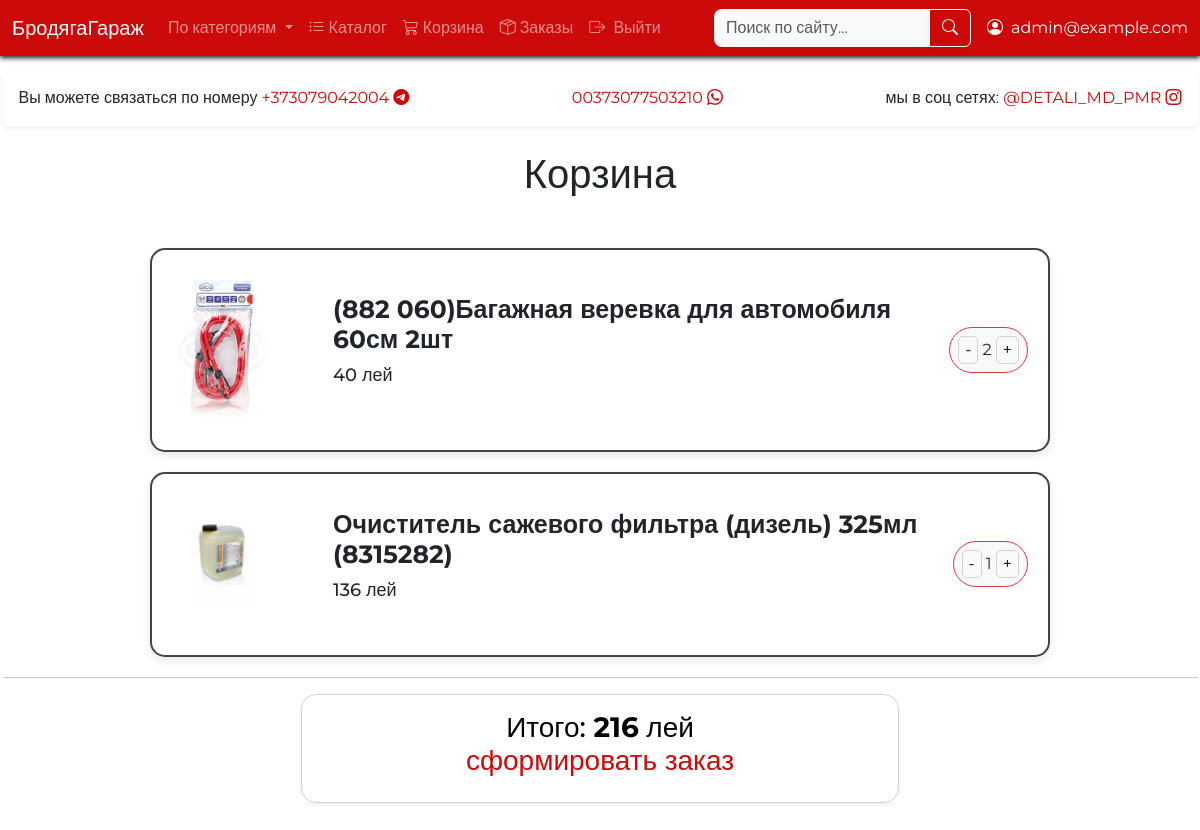
The page /cart (signed in) on the database its author committed.
### users/models.py (models this page shows)
class User(AbstractUser):
	pass

### main/models.py (models this page shows)
class In_Basket(models.Model):
    basket = models.ForeignKey(Basket, related_name="basket_of_user", on_delete=models.CASCADE)
    prodcut = models.ForeignKey(Product, related_name='product_of_user', on_delete=models.CASCADE)
    quantity = models.PositiveIntegerField(default=1)

class Product(models.Model):
    title = models.CharField(max_length=30)
    price = models.PositiveIntegerField(default=0)
    image = models.ImageField(upload_to='photos')
    brand = models.CharField(max_length=50, null=True, blank=True)
    article = models.CharField(max_length=100, null=True, blank=True)
    description = models.TextField(null=True, blank=True)
    category = models.ForeignKey(Category, on_delete=models.SET_NULL, null=True, blank=True)
    similar_products = models.ManyToManyField('self', blank=True)

### main/views.py (the view)
# urls.py: path('cart',cart,name="cart"),
@login_required
def cart(request):
    basket = Basket.objects.get(user=request.user)
    items = In_Basket.objects.filter(basket=basket)
    total_price = sum(item.prodcut.price * item.quantity for item in items)
    return render(request, 'cart.html', {
        'items': items,
        'basket': basket,
        'total_price': total_price,
    })

### main/context_processors.py (called while the page is built)
def categories_processor(request):
    return {
        'categories': Category.objects.prefetch_related('children__children').all()
    }

### main/templates/cart.html
{% extends 'base.html' %}
{% block content %}
{% load humanize %}
<h1 class="d-flex justify-content-center my-0">Корзина</h1>
<div class="cart-card-wrapper">
	{% for product in items %}
	<div class="cart-card">
		<img src="{{ product.prodcut.image.url }}" class="cart-img" alt="...">
		<div class="card-body">
			<h3 class="cart-title">{{ product.prodcut.title }}</h3>
			<p class="cart-text">{{ product.prodcut.price }} лей</p>
		</div>
		<div class="cart-counter">
			<div class="border border-danger border-6 rounded-pill bg-light p-2">
				<a href="{% url 'decrease' basket.id product.prodcut.id %}"><button>-</button></a>
				{{ product.quantity }}
				<a href="{% url 'increase' basket.id product.prodcut.id %}"><button>+</button></a>
			</div>
		</div>
	</div>
	{% endfor %}
</div>
{% if items.count > 0 %}
	<hr>
	<button class="catalog-nav cb_btn mb-5 underline-animation shadow-sm p-3">
        <h3 class="text-center">
		    Итого: <strong>{{ total_price|intcomma }}</strong> лей
		<a href="{% url 'checkout' %}">сформировать заказ</a>
    	</h3>
    </button>
{% else %}
	<h1 class="d-flex justify-content-center my-4"><b>ваша корзина пуста</b></h1>
{% endif %}
{% endblock %}

### main/templates/base.html (shortened to what this page needs)
<!DOCTYPE html>
<html lang="en">
<head>
    {%load static%}
    <link href="https://cdn.jsdelivr.net/npm/bootstrap@5.3.6/dist/css/bootstrap.min.css" rel="stylesheet"
>
    <link rel="stylesheet" href="{%static 'main.css' %}">
    <link rel="stylesheet" href="https://cdn.jsdelivr.net/npm/bootstrap-icons@1.10.5/font/bootstrap-icons.css">
    <link href="https://cdn.jsdelivr.net/npm/bootstrap-icons@1.10.5/font/bootstrap-icons.css" rel="stylesheet">
</head>
<body style="background: url('{% static "4374.jpg" %}') no-repeat center center fixed; background-size: cover;">
    <nav class="navbar navbar-expand-lg fixed-top navbar-dark RED">
        <div class="container-fluid">
            <a class="navbar-brand" href="{% url 'main' %}">БродягаГараж</a>
            <div class="collapse navbar-collapse" id="navbarTogglerDemo03">
                <ul class="navbar-nav me-auto mb-2 mb-lg-0  d-flex flex-row align-items-center">
                    <li class="nav-item dropdown d-none d-lg-block">
                        <a class="nav-link dropdown-toggle" href="#" id="catalogDropdown" role="button"
                            data-bs-toggle="dropdown" aria-expanded="false">
                            По категориям
                        </a>
                    </li>
                    <li class="nav-item dropdown d-none d-lg-block">
                        <a class="nav-link" role="button" href="{% url 'all_categories' %}"><i class="bi bi-list-ul me-1"></i>Каталог</a>
                    </li>
                    {% if user.is_authenticated %}
                    <li class="nav-item d-none d-lg-block">
                        <a class="nav-link" href="{% url 'cart' %}">
                            <i class="bi bi-cart3 me-1"></i>Корзина
                        </a>
                    </li>
                    <li class="nav-item d-none d-lg-block">
                        <a class="nav-link" href="{% url 'order_list' %}">
                            <i class="bi bi-box-seam me-1"></i>Заказы
                        </a>
                    </li>
                    {% endif %}
                    {% if user.is_authenticated %}
                    <li class="nav-item">
                        <form action="{% url 'logout' %}" method="post" class="d-inline">
                            <button type="submit" class="nav-link " style="text-decoration: none; border: none;">
                                <i class="bi bi-box-arrow-right me-1"></i> Выйти
                            </button>
                        </form>
                    </li>
                    {% else %}
                    <li class="nav-item">
                        <a class="btn btn-outline-light" href="{% url 'login' %}">
                            <i class="bi bi-box-arrow-in-right me-1"></i>Войти
                        </a>
                    </li>
                    {% endif %}
                </ul>
                <div class="d-none d-lg-flex align-items-center">
                    <form class="d-flex me-3" role="search" action="{% url 'search' %}" method="get">
                        <div class="input-group">
                            <input type="search" name="q" class="form-control bg-light border-0 shadow-sm"
                                placeholder="Поиск по сайту..." aria-label="Поиск" />
                            <button class="btn btn-outline-light shadow-sm" type="submit">
                                <i class="bi bi-search"></i>
                            </button>
                        </div>
                    </form>
                    {% if user.is_authenticated %}
                    <span class="text-white d-flex align-items-center">
                        <i class="bi bi-person-circle me-2"></i>{{ user.email }}
                    </span>
                    {% endif %}
                </div>
            </div>
        </div>
    </nav>
    <div class="container2">
<div class="catalog-nav d-flex justify-content-between align-items-center rounded shadow-sm p-3 mb-4">
    <div>
        Вы можете связаться по номеру
        <a href="#" onclick="copyToClipboard('+373079042004')" title="Нажмите, чтобы скопировать">
            +373079042004 <i class="bi bi-telegram"></i>
        </a>
    </div>
    <div>
        <a href="#" onclick="copyToClipboard('00373077503210')" title="Нажмите, чтобы скопировать">
            00373077503210 <i class="bi bi-whatsapp"></i>
        </a>
    </div>
    <div>
        мы в соц сетях:
        <a href="#" onclick="copyToClipboard('@DETALI_MD_PMR')" title="Нажмите, чтобы скопировать">
            @DETALI_MD_PMR <i class="bi bi-instagram"></i>
        </a>
    </div>
</div>
            {%block content%}
            {% endblock %}
        </div>
</body>
</html>

### main/static/main.css (style rules this page uses)
html { box-sizing: border-box; }
*, *::after, *::before { box-sizing: inherit; }
body { font-family: 'Montserrat', sans-serif; }
ul, ol { padding: 0; margin: 0; list-style: none; }
ul[class] { list-style: none; }
img { max-width: 100%; display: block; }
input, button, textarea, select { font: inherit; }
a { text-decoration: none; }
.container2 { max-width: 1195px; margin: 0 auto; }
.cart-card-wrapper { max-width: 895px; margin: 0 auto; margin-top: 50px; }
.cart-card { width: 100%; border: 1px solid #d3d1d1; margin-bottom: 20px; display: flex; align-items: center; padding: 10px; }
.cart-img { width: 120px; height: 120px; padding: 5px; margin-right: 30px; }
.cart-title { font-weight: 700; font-size: 25px; }
.cart-text { font-size: 18px; font-weight: 500; }
.cart-counter button { background-color: transparent; border-radius: 5px; border: 1px solid #d3d1d1; transition: all .1s; }
.RED { background-color: #CC0A0A; }
.container2 { padding-top: 70px; }
.fixed-top { box-shadow: 0 2px 5px rgba(0, 0, 0, 0.9); }
.card-body { padding: 15px; flex: 1; display: flex; flex-direction: column; justify-content: space-between; }
.cb_btn { width: 50%; margin: 0 auto; padding: 5px; text-align: center; font-size: 20px; display: flex; align-items: center; justify-content: center; border: 1px solid #d3d1d1; border-radius: 5px; font-weight: 500; cursor: pointer; transition: all 0.2s ease; }
.cb_btn a { display: flex; align-items: center; justify-content: center; color: inherit; }
.cart-card, .card { border: 2px solid #444; border-radius: 15px; box-shadow: 0 4px 8px rgba(0,0,0,0.1); padding: 20px; margin-bottom: 20px; background-color: rgba(255, 255, 255, 0.7); backdrop-filter: blur(10px); -webkit-backdrop-filter: blur(10px); }
.catalog-nav { background-color: rgba(255, 255, 255, 0.3); backdrop-filter: blur(3px); -webkit-backdrop-filter: blur(3px); border-radius: 15px; }
.cart-card-wrapper { width: 100%; max-width: 900px; }
.catalog-nav a { color: #CC0A0A; text-decoration: none; }
.cart-card { display: flex; align-items: center; gap: 1rem; }
.cart-card img.cart-img { width: 100px; height: auto; object-fit: cover; mask-image: linear-gradient(to right, transparent 0%, black 15%, black 85%, transparent 100%), linear-gradient(to bottom, transparent 0%, black 15%, black 85%, transparent 100%); mask-composite: intersect; }
.cart-counter { display: flex; justify-content: center; align-items: center; gap: 0.5rem; }
input.form-control { border-radius: 0.5rem; }

### rows shown on the page
User: email "admin@example.com"
In_Basket: shows a picture, prodcut "(882 060)Багажная веревка для автомобиля 60см 2шт", prodcut.price "40", quantity "2"
In_Basket: shows a picture, prodcut "Очиститель сажевого фильтра (дизель) 325мл (8315282)", prodcut.price "136", quantity "1"

### other values the page prints
{{ total_price|intcomma }} "216"
